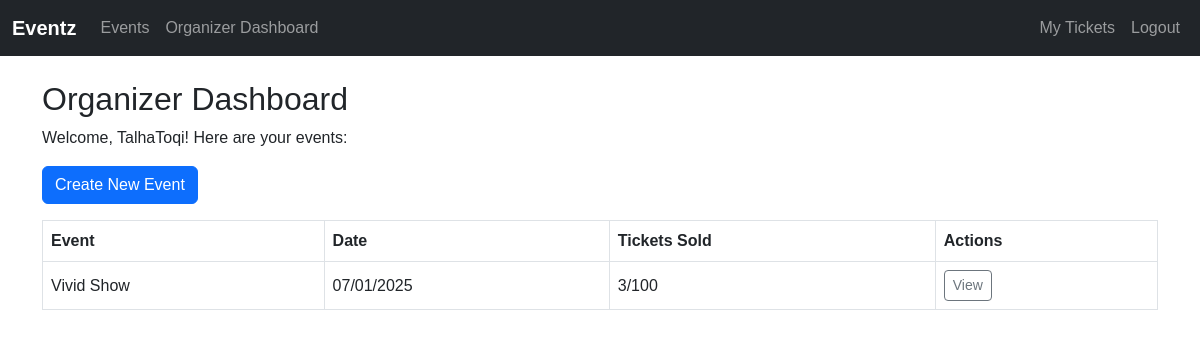
The page /organizer/dashboard/ (signed in) on the database as committed earlier.
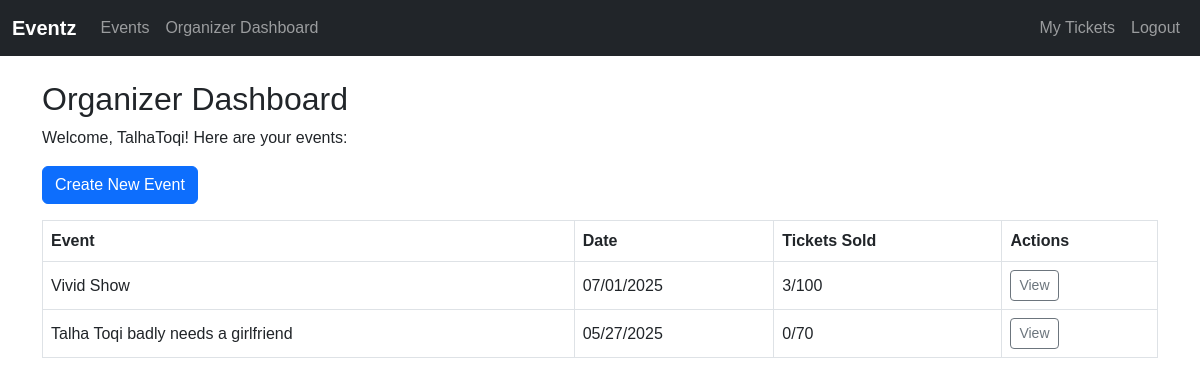
The same page on the database as committed later.
### events/models.py (models this page shows, shortened)
class Event(models.Model):
    title = models.CharField("Event Title", max_length=200)
    description = models.TextField(blank=True)
    category = models.ForeignKey(Category, on_delete=models.SET_NULL, null=True, blank=True)
    start_time = models.DateTimeField("Start Date & Time")
    end_time = models.DateTimeField("End Date & Time", null=True, blank=True)
    location = models.CharField(max_length=200)
    organizer = models.ForeignKey(User, on_delete=models.CASCADE, related_name="organized_events")
    price = models.DecimalField(max_digits=8, decimal_places=2, default=0.00,
                                help_text="Ticket price (set 0 for free event)")
    capacity = models.PositiveIntegerField(null=True, blank=True, help_text="Max tickets available (blank if unlimited)")
    image = models.ImageField(upload_to='events/images/', blank=True, null=True)

### events/views.py (the view)
# urls.py: path('organizer/dashboard/', views.organizer_dashboard, name='organizer_dashboard'),
@login_required
def organizer_dashboard(request):
    if not request.user.groups.filter(name='Organizers').exists():
        return redirect('home')
    events = Event.objects.filter(organizer=request.user)
    return render(request, 'events/organizer_dashboard.html', {'events': events})

### events/templatetags/auth_tags.py (called while the page is built)
@register.filter
def is_organizer(user):
    return user.groups.filter(name='Organizers').exists()

### events/templates/events/organizer_dashboard.html (shortened to what this page needs)
{% extends 'events/base.html' %}
{% block content %}
<h2>Organizer Dashboard</h2>
<p>Welcome, {{ user.username }}! Here are your events:</p>
<a href="{% url 'create_event' %}" class="btn btn-primary mb-3">Create New Event</a>
{% if events %}
  <div class="table-responsive">
    <table class="table table-bordered align-middle">
      <thead>
        <tr>
          <th>Event</th>
          <th>Date</th>
          <th>Tickets Sold</th>
          <th>Actions</th>
        </tr>
      </thead>
      <tbody>
        {% for ev in events %}
          <tr>
            <td>{{ ev.title }}</td>
            <td>{{ ev.start_time|date:"SHORT_DATE_FORMAT" }} {{ ev.start_time|time:"SHORT_TIME_FORMAT" }}</td>
            <td>
              {{ ev.tickets.count }}{% if ev.capacity %}/{{ ev.capacity }}{% endif %}
            </td>
            <td>
              <a href="{% url 'event_detail' ev.id %}" class="btn btn-sm btn-outline-secondary">View</a>
            </td>
          </tr>
        {% empty %}
          <tr><td colspan="4">No events created yet.</td></tr>
        {% endfor %}
      </tbody>
    </table>
  </div>
{% else %}
  <p>You have not created any events yet.</p>
{% endif %}
{% endblock %}

Rows that differ between the two databases and show on the page:
added Event: title "Talha Toqi badly needs a girlfriend", start_time "05/27/2025", tickets.count "0", capacity "70"
